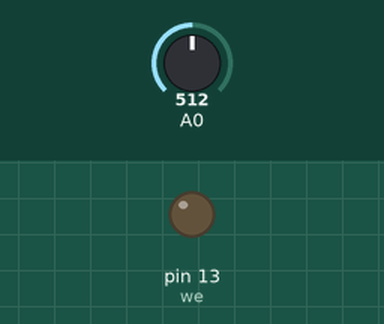
A sketch run on a simulated Arduino Uno, built with avr-gcc and run on an emulated ATmega328P. Shown: output pins drawn as LEDs (lit = HIGH). The inputs (shaded band) are chosen by the test bench; at power-on: A0 = 512. What the sketch prints to the serial monitor is not drawn.

Above: at 1.2 s.
1.3 s: A0 set to 55
2.8 s: A0 set to 45
At 3.3 s:
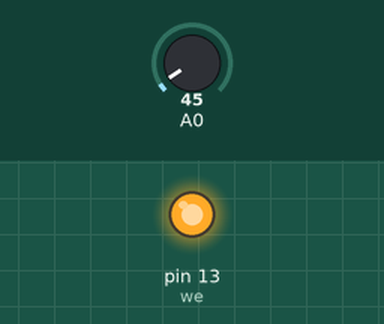
4.3 s: A0 set to 122
At 5.1 s:
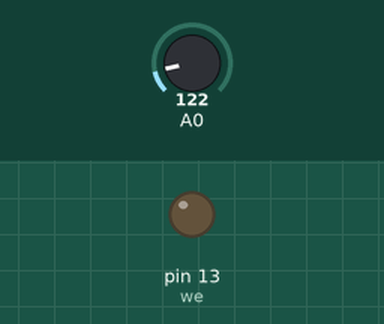
5.9 s: A0 set to 0
At 6.9 s:
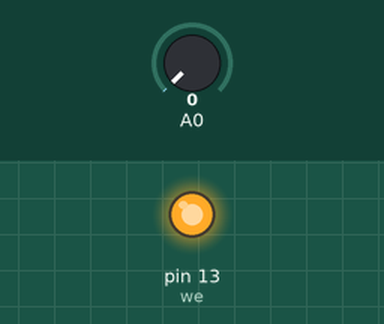
Timing chart, 0 to 8.4 s (numbered marks = the images above; inputs shaded):
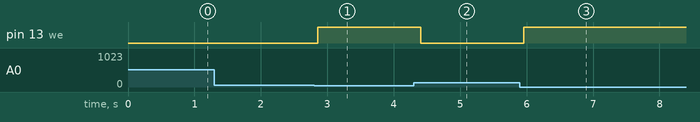

The sketch:

sample-keyboard.ino
```cpp
int adc_key_val[5] ={50, 200, 400, 600, 800 };
int NUM_KEYS = 5;
int adc_key_in;
int key=-1;
int oldkey=-1;
void setup()
{
  pinMode(13, OUTPUT);  //we'll use the debug LED to output a heartbeat
  Serial.begin(9600); // 9600 bps
}
void loop()
{
  adc_key_in = analogRead(0);    // read the value from the sensor
  key = get_key(adc_key_in);  // convert into key press

  if (key != oldkey)   // if keypress is detected
   {
    delay(50);  // wait for debounce time
    adc_key_in = analogRead(0);    // read the value from the sensor
    key = get_key(adc_key_in);    // convert into key press
    if (key != oldkey)
    {
      oldkey = key;
      if (key >=0){
        switch(key)
        {
           case 0:digitalWrite(13, HIGH);
                  break;
           case 1:digitalWrite(13, LOW);
                  break;
           case 2:Serial.println("S3 OK");
                  break;
           case 3:Serial.println("S4 OK");
                  break;
           case 4:Serial.println("S5 OK");
                  break;
        }
      }
    }
  }
 delay(100);
}
// Convert ADC value to key number
int get_key(unsigned int input)
{
    int k;
    for (k = 0; k < NUM_KEYS; k++)
    {
      if (input < adc_key_val[k])
     {
            return k;
        }
   }
       if (k >= NUM_KEYS)k = -1;  // No valid key pressed
       return k;
}
```

Measured:
- the behaviour switches between 50 and 49 on A0 (found by bisection; images 0 and 1)
- after the input at 1.3 s, every drawn part: stays the same
- after the input at 2.8 s, pin 13 (we): LOW → HIGH after 0.05 s
- after the input at 4.3 s, pin 13 (we): HIGH → LOW after 0.11 s
- after the input at 5.9 s, pin 13 (we): LOW → HIGH after 0.06 s
